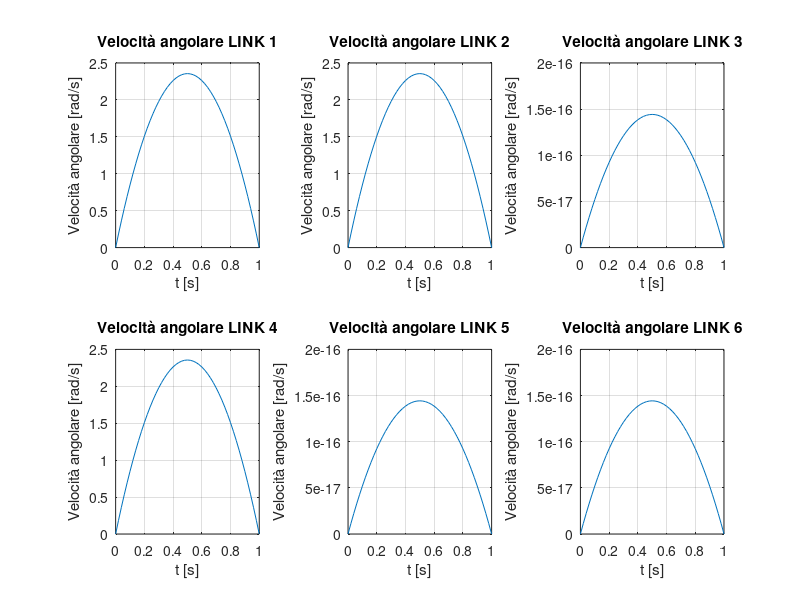
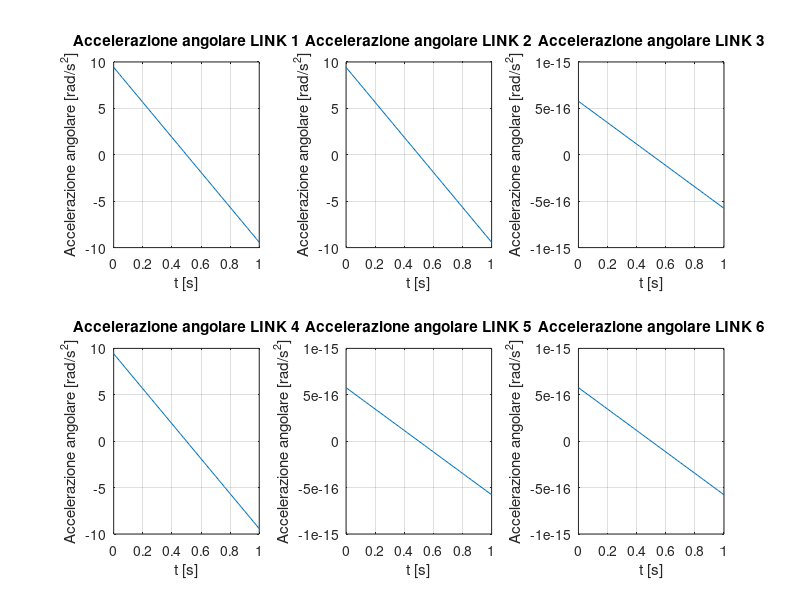
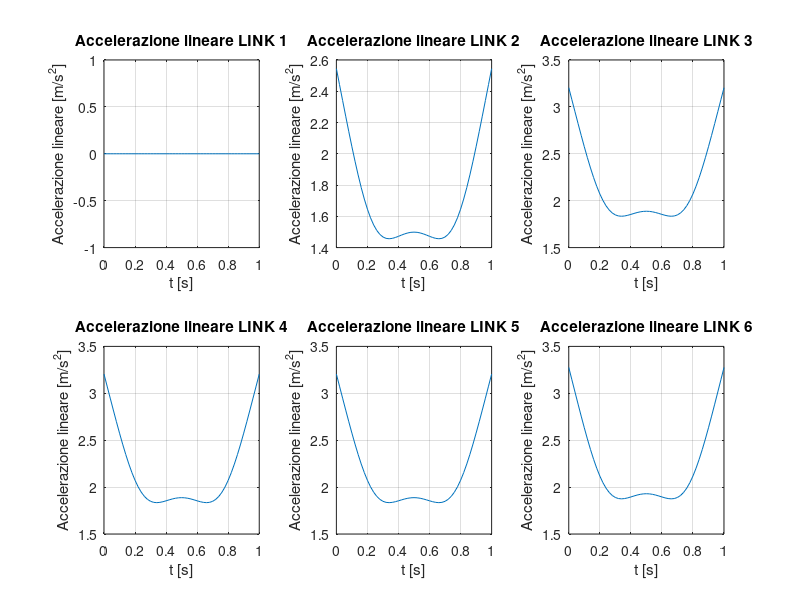
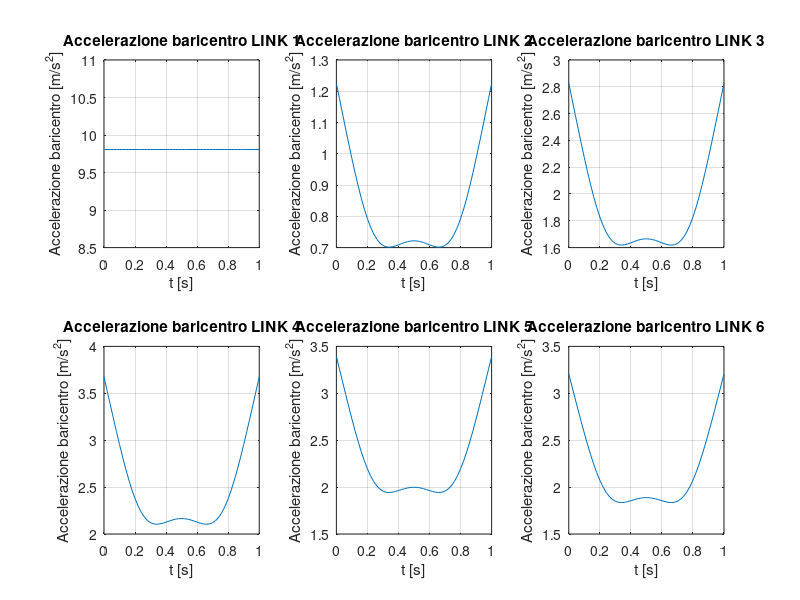

Write the MATLAB code that produced these figures, in order.
% Analisi Dinamica Robot ABB IRB 120 (6 DOF) con metodo Ricorsivo di
% Newton-Euler

clear all
close all
clc

%impostazione del sistema lineare
th_in = [0, 0, 0, 0, pi/2, 0];   
th_fin = [pi/2, pi/6, -pi/6, 0, pi/2, 0];

%VELOCITA' INIZIALI dei motori
th_p_in = [0 0 0 0 0 0];
th_p_fin = [0 0 0 0 0 0];

t_ = [0 1]; 
tstep = 0.02;
ncicli = (t_(2)/tstep)+1;

for i=1:1:6
    %matrice dei coefficienti
    A = [1  t_(1,1)  t_(1,1)^2  t_(1,1)^3;
         1  t_(1,2)  t_(1,2)^2  t_(1,2)^3;
         0  1        2*t_(1,1)  3*t_(1,1)^2;
         0  1        2*t_(1,2)  3*t_(1,2)^2];

    %vettore dei termini noti
    B = [th_in(1,i); th_fin(1,i); th_p_in(1,i); th_p_fin(1,i)];	
    a=inv(A);
    x{i}=a*B;
    a0(i)=x{i}(1);
    a1(i)=x{i}(2);
    a2(i)=x{i}(3);
    a3(i)=x{i}(4);
end

%sistema di riferimento H, solidale all'elemento terminale (end effector)
alpha_h=0; %[deg]
a_h=0; %[m]
d_h=0; %[m]

%Parametri Denavit&Hartemberg
d = [0.29 0 0 0.302 0 0.072];          %[m] LINK OFFSET, distanza tra x_i e x_i+1 misurata lungo z_i+1      
a = [0 0.27 0.07 0 0 0];               %[m] LINK LENGHT, distanza tra l'asse z_i e z_i+1 misurata lungo x_i
alpha = [-pi/2 0 -pi/2 pi/2 -pi/2 0];  %[deg] TWIST ANGLE, angolo tra l'asse z_i e z_i+1 ruotando intorno a x_i

%Funzioni spostamento , velocità ed accelerazione dei motori
c = 0;
for n = 1:6
    for t = t_(1):tstep:t_(2)
        c = c+1;
        theta = a0(n) + a1(n)*t + a2(n)*t^2 + a3(n)*t^3;
        theta_punto = a1(n) + 2*a2(n)*t + 3*a3(n)*t^2;
        theta_2_punti = 2*a2(n) + 6*a3(n)*t;
        
        th(c,n) = theta; %spostamento
        th_p(c,n) = theta_punto; %velocità
        th_2p(c,n) = theta_2_punti; %accelerazione
    end
end

%Matrici di trasformazione Ti-1,i
for j=1:6
    for i=1:ncicli
        T{i,j}=  [       cos(th(i,j))                     -sin(th(i,j))                      0                      a(j)
                   sin(th(i,j))*cos(alpha(j))       cos(th(i,j))*cos(alpha(j))        -sin(alpha(j))          -sin(alpha(j))*d(j)
                   sin(th(i,j))*sin(alpha(j))       cos(th(i,j))*sin(alpha(j))         cos(alpha(j))           cos(alpha(j))*d(j)
                              0                                 0                            0                        1             ];
    end
end


%Estrapolazione della matrice di Rotazione Ri,i+1 da quella di Trasformazione Ti-1,i (DA USARE PER L'EQUAZIONI DI EQUILIBRIO)
for i=1:1:ncicli
    R{i,1}=T{i,1}(1:3,1:3); %R01
    R{i,2}=T{i,2}(1:3,1:3); %R12
    R{i,3}=T{i,3}(1:3,1:3); %R23
    R{i,4}=T{i,4}(1:3,1:3); %R34
    R{i,5}=T{i,5}(1:3,1:3); %R45
    R{i,6}=T{i,6}(1:3,1:3); %R56
end

%Matrice di Rotazione Ri+1,i(DA USARE PER L'EQUAZIONI DI VELOCITA' ED ACCELERAZIONE), ne eseguo la trasposta
for i=1:1:ncicli
    Rt{i,1}=R{i,1}'; %R10
    Rt{i,2}=R{i,2}'; %R21
    Rt{i,3}=R{i,3}'; %R32
    Rt{i,4}=R{i,4}'; %R43
    Rt{i,5}=R{i,5}'; %R54
    Rt{i,6}=R{i,6}'; %R65
end

%Estrapolazione dei vettori posizione (dei motori) dalla matrice di Trasformazione
for i=1:1:ncicli
    P{i,1}=T{i,1}(1:3,4); %P01 [m]
    P{i,2}=T{i,2}(1:3,4); %P12 [m]
    P{i,3}=T{i,3}(1:3,4); %P23 [m]
    P{i,4}=T{i,4}(1:3,4); %P34 [m]
    P{i,5}=T{i,5}(1:3,4); %P45 [m]
    P{i,6}=T{i,6}(1:3,4); %P56 [m]
end

%Vettori posizione del Baricentro usando come sistema di riferimento quello baricentrico
PG = cell(1,6);
PG{1} = [0; -0.02; 0.1];   % Baricentro Link 1 (Base rotante): spostato leggermente lungo Z
PG{2} = [0.13; 0; 0.05];   % Baricentro Link 2 (Braccio inferiore): a circa metà lunghezza (0.27m)
PG{3} = [0.03; 0; 0.05];   % Baricentro Link 3 (Gomito/Braccio superiore)
PG{4} = [0.05; 0; 0];      % Baricentro Link 4 (Avambraccio rotante)
PG{5} = [0.02; 0; 0];      % Baricentro Link 5 (Polso)
PG{6} = [0; 0; 0.01];      % Baricentro Link 6 (Flangia): praticamente sull'asse


% --> ANALISI CINEMATICA
g = [0;0;-9.807]; %accelerazione di gravità
v_ang_in = [0;0;0]; %velocità angolare iniziale (ne scrivo 3, così ho tutte matrici con numero di righe uniformi a Rt, P, PG, th, th_p, th_2p)
a_lin_in = [0;0;0]; %accelerazione lineare iniziale (ne scrivo 3, così ho tutte matrici con numero di righe uniformi a Rt, P, PG, th, th_p, th_2p)
a_ang_in = [0;0;0]; %accelerazione angolare iniziale (ne scrivo 3, così ho tutte matrici con numero di righe uniformi a Rt, P, PG, th, th_p, th_2p)
Z = [0;0;1]; %Versore lungo Z

for j=1:1:6  %outward iteration
    for i=1:1:ncicli
        if j==1
            v_ang{i,j} = Rt{i,j}*v_ang_in+th_p(i,j)*Z; %velocità angolare OMEGA
            a_ang{i,j} = Rt{i,j}*a_ang_in+th_2p(i,j)*Z+cross(Rt{i,j}*v_ang_in,th_p(i,j)*Z); %accelerazione angolare OMEGA_PUNTO 
            a_lin{i,j} = Rt{i,j}*(cross(a_ang_in,P{i,j})+cross(v_ang_in,cross(v_ang_in,P{i,j}))+a_lin_in); %accelerazione lineare V_PUNTO
            a_bar{i,j} = cross(a_ang_in,PG{j})+cross(v_ang_in,cross(v_ang_in,PG{j}))+a_lin_in+g; %accelerazione nel baricentro V_PUNTO_G
        else
            v_ang{i,j} = Rt{i,j}*v_ang{i,j-1}+th_p(i,j)*Z; %velocità angolare OMEGA
            a_ang{i,j} = Rt{i,j}*a_ang{i,j-1}+th_2p(i,j)*Z+cross(Rt{i,j}*v_ang{i,j-1},th_p(i,j)*Z);%accelerazione angolare OMEGA_PUNTO
            a_lin{i,j} = Rt{i,j}*(cross(a_ang{i,j-1},P{i,j})+cross(v_ang{i,j-1},cross(v_ang{i,j-1},P{i,j}))+a_lin{i,j-1}); %accelerazione lineare V_PUNTO
            a_bar{i,j} = cross(a_ang{i,j-1},PG{j})+cross(v_ang{i,j-1},cross(v_ang{i,j-1},PG{j}))+a_lin{i,j-1}; %accelerazione nel baricentro V_PUNTO_G
        end
    end
end


% --> DETERMINAZIONE DELLE FORZE E MOMENTI D'INERZIA
%Matrici dei momenti d'inerzia [kg*m^2]
I = cell(1,6);
% Link 1
I{1} = [0.014   0       0; 
        0       0.014   0; 
        0       0       0.010]; 
% Link 2
I{2} = [0.06   0       0; 
        0       0.041   0; 
        0       0       0.025]; 
% Link 3
I{3} = [0.008   0       0; 
        0       0.016   0; 
        0       0       0.012]; 
% Link 4
I{4} = [0.002   0       0; 
        0       0.004   0; 
        0       0       0.005]; 
% Link 5
I{5} = [0.0004  0       0; 
        0       0.0008  0; 
        0       0       0.0008]; 
% Link 6
I{6} = [0.001  0       0; 
        0       0.001  0; 
        0       0       0.001];

  
%Masse dei motori + link
M = [3.06, 3.90, 2.94, 1.32, 0.54, 0.13]; %[Kg]

for j=1:1:6
    for i=1:1:ncicli
        F_in{i,j}=-M(1,j)*a_bar{i,j}; %Forze d'inerzia
        N_in{i,j}=I{j}*a_ang{i,j}+cross(v_ang{i,j},(I{j}*v_ang{i,j})); %Momenti d'inerzia
    end
end

% EQUAZIONI DI EQUILIBRIO
F_est=[0;0;2.943]; %P = m * g = 0.3kg * 9.81 m/s^2 = 2.94 N.
N_est=[0;0;0];

for j=6:-1:1 %inward iteration
    for i=1:1:ncicli
        if j==6
            F{i,j} = R{i,j}*F_est+F_in{i,j}; %Equazione di equilibrio delle forze
            N{i,j} = R{i,j}*N_est+cross(P{i,j},(R{i,j}*F_est))+N_in{i,j}+cross(PG{j},F_in{i,j}); %Equazione di equilibrio dei momenti
        else
            F{i,j} = R{i,j}*F{i,j+1}+F_in{i,j}; %Equazione di equilibrio delle forze
            N{i,j} = R{i,j}*N{i,j+1}+cross(P{i,j},(R{i,j}*F{i,j+1}))+N_in{i,j}+cross(PG{j},F_in{i,j}); %Equazione di equilibrio dei momenti
        end
    end
end


%%%%%%%%%%%%%%


% --> PLOT dei Risultati
k=0;
for i=t_(1):tstep:t_(2)
    k=k+1;
    tempo(k)=i;
end

%MODULI DEI VETTORI
for j=1:1:6
    for i=1:1:ncicli
        A_LIN(i,j)=sqrt(a_lin{i,j}(1)^2+a_lin{i,j}(2)^2+a_lin{i,j}(3)^2); %Accelerazione lineare
        A_BAR(i,j)=sqrt(a_bar{i,j}(1)^2+a_bar{i,j}(2)^2+a_bar{i,j}(3)^2); %Accelerazione baricentro
        F_IN(i,j)=sqrt(F_in{i,j}(1)^2+F_in{i,j}(2)^2+F_in{i,j}(3)^2); %Forze d'inerzia
        N_IN(i,j)=sqrt(N_in{i,j}(1)^2+N_in{i,j}(2)^2+N_in{i,j}(3)^2); %Momento d'inerzia
        F_EQ(i,j)=sqrt(F{i,j}(1)^2+F{i,j}(2)^2+F{i,j}(3)^2); %Equilibrio delle forze
        N_EQ(i,j)=sqrt(N{i,j}(1)^2+N{i,j}(2)^2+N{i,j}(3)^2); %Equilibrio dei momenti
    end
end

%GRAFICI VELOCITA' ANGOLARI
for i=1:1:ncicli
    v_angolare1(i)=v_ang{i,1}(3,1);
    v_angolare2(i)=v_ang{i,2}(3,1);
    v_angolare3(i)=v_ang{i,3}(3,1);
    v_angolare4(i)=v_ang{i,4}(3,1);
    v_angolare5(i)=v_ang{i,5}(3,1);
    v_angolare6(i)=v_ang{i,6}(3,1);
end

figure(1);
subplot(2,3,1)
plot(tempo,v_angolare1); %velocità angolare 1
grid on
title('Velocità angolare LINK 1')
xlabel('t [s]')
ylabel('Velocità angolare [rad/s]')

subplot(2,3,2);
plot(tempo,v_angolare2) %velocità angolare 2
grid on
title('Velocità angolare LINK 2')
xlabel('t [s]')
ylabel('Velocità angolare [rad/s]')

subplot(2,3,3);
plot(tempo,v_angolare3) %velocità angolare 3
grid on
title('Velocità angolare LINK 3')
xlabel('t [s]')
ylabel('Velocità angolare [rad/s]')

subplot(2,3,4);
plot(tempo,v_angolare4) %velocità angolare 4
grid on
title('Velocità angolare LINK 4')
xlabel('t [s]')
ylabel('Velocità angolare [rad/s]')

subplot(2,3,5);
plot(tempo,v_angolare5) %velocità angolare 5
grid on
title('Velocità angolare LINK 5')
xlabel('t [s]')
ylabel('Velocità angolare [rad/s]')

subplot(2,3,6);
plot(tempo,v_angolare6) %velocità angolare 6
grid on
title('Velocità angolare LINK 6')
xlabel('t [s]')
ylabel('Velocità angolare [rad/s]')

%GRAFICI ACCELERAZIONI ANGOLARI
for i=1:1:ncicli
    a_angolare1(i)=a_ang{i,1}(3,1);
    a_angolare2(i)=a_ang{i,2}(3,1);
    a_angolare3(i)=a_ang{i,3}(3,1);
    a_angolare4(i)=a_ang{i,4}(3,1);
    a_angolare5(i)=a_ang{i,5}(3,1);
    a_angolare6(i)=a_ang{i,6}(3,1);
end

figure(2);
subplot(2,3,1);
plot(tempo,a_angolare1) %accelerazione angolare 1
grid on
title('Accelerazione angolare LINK 1')
xlabel('t [s]')
ylabel('Accelerazione angolare [rad/s^2]')

subplot(2,3,2);
plot(tempo,a_angolare2) %accelerazione angolare 2
grid on
title('Accelerazione angolare LINK 2')
xlabel('t [s]')
ylabel('Accelerazione angolare [rad/s^2]')

subplot(2,3,3);
plot(tempo,a_angolare3) %accelerazione angolare 3
grid on
title('Accelerazione angolare LINK 3')
xlabel('t [s]')
ylabel('Accelerazione angolare [rad/s^2]')

subplot(2,3,4);
plot(tempo,a_angolare4) %accelerazione angolare 4
grid on
title('Accelerazione angolare LINK 4')
xlabel('t [s]')
ylabel('Accelerazione angolare [rad/s^2]')

subplot(2,3,5);
plot(tempo,a_angolare5) %accelerazione angolare 5
grid on
title('Accelerazione angolare LINK 5')
xlabel('t [s]')
ylabel('Accelerazione angolare [rad/s^2]')

subplot(2,3,6);
plot(tempo,a_angolare6) %accelerazione angolare 6
grid on
title('Accelerazione angolare LINK 6')
xlabel('t [s]')
ylabel('Accelerazione angolare [rad/s^2]')

%GRAFICI ACCELERAZIONI LINEARI
for i=1:1:ncicli
    a_lineare1(i)=A_LIN(i,1);
    a_lineare2(i)=A_LIN(i,2);
    a_lineare3(i)=A_LIN(i,3);
    a_lineare4(i)=A_LIN(i,4);
    a_lineare5(i)=A_LIN(i,5);
    a_lineare6(i)=A_LIN(i,6);
end

figure(3);
subplot(2,3,1);
plot(tempo,a_lineare1) %accelerazione lineare 1
grid on
title('Accelerazione lineare LINK 1')
xlabel('t [s]')
ylabel('Accelerazione lineare [m/s^2]')

subplot(2,3,2);
plot(tempo,a_lineare2) %accelerazione lineare 2
grid on
title('Accelerazione lineare LINK 2')
xlabel('t [s]')
ylabel('Accelerazione lineare [m/s^2]')

subplot(2,3,3);
plot(tempo,a_lineare3) %accelerazione lineare 3
grid on
title('Accelerazione lineare LINK 3')
xlabel('t [s]')
ylabel('Accelerazione lineare [m/s^2]')

subplot(2,3,4);
plot(tempo,a_lineare4) %accelerazione lineare 4
grid on
title('Accelerazione lineare LINK 4')
xlabel('t [s]')
ylabel('Accelerazione lineare [m/s^2]')

subplot(2,3,5);
plot(tempo,a_lineare5) %accelerazione lineare 5
grid on
title('Accelerazione lineare LINK 5')
xlabel('t [s]')
ylabel('Accelerazione lineare [m/s^2]')

subplot(2,3,6);
plot(tempo,a_lineare6) %accelerazione lineare 6
grid on
title('Accelerazione lineare LINK 6')
xlabel('t [s]')
ylabel('Accelerazione lineare [m/s^2]')


%GRAFICI ACCELERAZIONI NEL BARICENTRO
for i=1:1:ncicli
    a_baricentro1(i)=A_BAR(i,1);
    a_baricentro2(i)=A_BAR(i,2);
    a_baricentro3(i)=A_BAR(i,3);
    a_baricentro4(i)=A_BAR(i,4);
    a_baricentro5(i)=A_BAR(i,5);
    a_baricentro6(i)=A_BAR(i,6);
end

figure(4);
subplot(2,3,1);
plot(tempo,a_baricentro1) %accelerazione baricentro 1
grid on
title('Accelerazione baricentro LINK 1')
xlabel('t [s]')
ylabel('Accelerazione baricentro [m/s^2]')

subplot(2,3,2);
plot(tempo,a_baricentro2) %accelerazione baricentro 2
grid on
title('Accelerazione baricentro LINK 2')
xlabel('t [s]')
ylabel('Accelerazione baricentro [m/s^2]')

subplot(2,3,3);
plot(tempo,a_baricentro3) %accelerazione baricentro 3
grid on
title('Accelerazione baricentro LINK 3')
xlabel('t [s]')
ylabel('Accelerazione baricentro [m/s^2]')

subplot(2,3,4);
plot(tempo,a_baricentro4) %accelerazione baricentro 4
grid on
title('Accelerazione baricentro LINK 4')
xlabel('t [s]')
ylabel('Accelerazione baricentro [m/s^2]')

subplot(2,3,5);
plot(tempo,a_baricentro5) %accelerazione baricentro 5
grid on
title('Accelerazione baricentro LINK 5')
xlabel('t [s]')
ylabel('Accelerazione baricentro [m/s^2]')

subplot(2,3,6);
plot(tempo,a_baricentro6) %accelerazione baricentro 6
grid on
title('Accelerazione baricentro LINK 6')
xlabel('t [s]')
ylabel('Accelerazione baricentro [m/s^2]')


%GRAFICI FORZE E MOMENTI

%FORZE D'INERZIA
for i=1:1:ncicli
    f_inerzia1(i)=F_IN(i,1);
    f_inerzia2(i)=F_IN(i,2);
    f_inerzia3(i)=F_IN(i,3);
    f_inerzia4(i)=F_IN(i,4);
    f_inerzia5(i)=F_IN(i,5);
    f_inerzia6(i)=F_IN(i,6);
end

figure(5);
subplot(2,3,1);
plot(tempo,f_inerzia1) %forza d'inerzia 1
grid on
title('Forza inerzia LINK 1')
xlabel('t [s]')
ylabel('Forza inerzia [N]')

subplot(2,3,2);
plot(tempo,f_inerzia2) %forza d'inerzia 2
grid on
title('Forza inerzia LINK 2')
xlabel('t [s]')
ylabel('Forza inerzia [N]')

subplot(2,3,3);
plot(tempo,f_inerzia3) %forza d'inerzia 3
grid on
title('Forza inerzia LINK 3')
xlabel('t [s]')
ylabel('Forza inerzia [N]')

subplot(2,3,4);
plot(tempo,f_inerzia4) %forza d'inerzia 4
grid on
title('Forza inerzia LINK 4')
xlabel('t [s]')
ylabel('Forza inerzia [N]')

subplot(2,3,5);
plot(tempo,f_inerzia5) %forza d'inerzia 5
grid on
title('Forza inerzia LINK 5')
xlabel('t [s]')
ylabel('Forza inerzia [N]')

subplot(2,3,6);
plot(tempo,f_inerzia6) %forza d'inerzia 6
grid on
title('Forza inerzia LINK 6')
xlabel('t [s]')
ylabel('Forza inerzia [N]')

%MOMENTI D'INERZIA
for i=1:1:ncicli
    n_inerzia1(i)=N_IN(i,1);
    n_inerzia2(i)=N_IN(i,2);
    n_inerzia3(i)=N_IN(i,3);
    n_inerzia4(i)=N_IN(i,4);
    n_inerzia5(i)=N_IN(i,5);
    n_inerzia6(i)=N_IN(i,6);
end

figure(6);
subplot(2,3,1);
plot(tempo,n_inerzia1) %momento d'inerzia 1
grid on
title('Momento inerzia LINK 1')
xlabel('t [s]')
ylabel('Momento inerzia [Kg*m^2]')

subplot(2,3,2);
plot(tempo,n_inerzia2) %momento d'inerzia 2
grid on
title('Momento inerzia LINK 2')
xlabel('t [s]')
ylabel('Momento inerzia [Kg*m^2]')

subplot(2,3,3);
plot(tempo,n_inerzia3) %momento d'inerzia 3
grid on
title('Momento inerzia LINK 3')
xlabel('t [s]')
ylabel('Momento inerzia [Kg*m^2]')

subplot(2,3,4);
plot(tempo,n_inerzia4) %momento d'inerzia 4
grid on
title('Momento inerzia LINK 4')
xlabel('t [s]')
ylabel('Momento inerzia [Kg*m^2]')

subplot(2,3,5);
plot(tempo,n_inerzia5) %momento d'inerzia 5
grid on
title('Momento inerzia LINK 5')
xlabel('t [s]')
ylabel('Momento inerzia [Kg*m^2]')

subplot(2,3,6);
plot(tempo,n_inerzia6) %momento d'inerzia 6
grid on
title('Momento inerzia LINK 6')
xlabel('t [s]')
ylabel('Momento inerzia [Kg*m^2]')


%EQUILIBRIO DELLE FORZE
for i=1:1:ncicli
    f_eq1(i)=F_EQ(i,1);
    f_eq2(i)=F_EQ(i,2);
    f_eq3(i)=F_EQ(i,3);
    f_eq4(i)=F_EQ(i,4);
    f_eq5(i)=F_EQ(i,5);
    f_eq6(i)=F_EQ(i,6);
end

figure(7);
subplot(2,3,1);
plot(tempo,f_eq1) %forza 1
grid on
title('Forza LINK 1')
xlabel('t [s]')
ylabel('Forza [N]')

subplot(2,3,2);
plot(tempo,f_eq2) %forza 2
grid on
title('Forza LINK 2')
xlabel('t [s]')
ylabel('Forza [N]')

subplot(2,3,3);
plot(tempo,f_eq3) %forza 3
grid on
title('Forza LINK 3')
xlabel('t [s]')
ylabel('Forza [N]')

subplot(2,3,4);
plot(tempo,f_eq4) %forza 4
grid on
title('Forza LINK 4')
xlabel('t [s]')
ylabel('Forza [N]')

subplot(2,3,5);
plot(tempo,f_eq5) %forza 5
grid on
title('Forza LINK 5')
xlabel('t [s]')
ylabel('Forza [N]')

subplot(2,3,6);
plot(tempo,f_eq6) %forza 6
grid on
title('Forza LINK 6')
xlabel('t [s]')
ylabel('Forza [N]')


%EQUILIBRIO DEI MOMENTI
for i=1:1:ncicli
    n_eq1(i)=N_EQ(i,1);
    n_eq2(i)=N_EQ(i,2);
    n_eq3(i)=N_EQ(i,3);
    n_eq4(i)=N_EQ(i,4);
    n_eq5(i)=N_EQ(i,5);
    n_eq6(i)=N_EQ(i,6);
end

figure(8);
subplot(2,3,1);
plot(tempo,n_eq1) %momento di equilibrio 1
grid on
title('Momento LINK 1')
xlabel('t [s]')
ylabel('Momento [N*m]')

subplot(2,3,2);
plot(tempo,n_eq2) %momento di equilibrio 2
grid on
title('Momento LINK 2')
xlabel('t [s]')
ylabel('Momento [N*m]')

subplot(2,3,3);
plot(tempo,n_eq3) %momento di equilibrio 3
grid on
title('Momento LINK 3')
xlabel('t [s]')
ylabel('Momento [N*m]')

subplot(2,3,4);
plot(tempo,n_eq4) %momento di equilibrio 4
grid on
title('Momento LINK 4')
xlabel('t [s]')
ylabel('Momento [N*m]')

subplot(2,3,5);
plot(tempo,n_eq5) %momento di equilibrio 5
grid on
title('Momento LINK 5')
xlabel('t [s]')
ylabel('Momento [N*m]')

subplot(2,3,6);
plot(tempo,n_eq6) %momento di equilibrio 6
grid on
title('Momento LINK 6')
xlabel('t [s]')
ylabel('Momento [N*m]')

%COPPIE DEI MOTORI
for i=1:1:ncicli
    tau1(i,1)=N{i,1}(3,1); %Coppie link 1
    tau2(i,1)=N{i,2}(3,1); %Coppie link 2
    tau3(i,1)=N{i,3}(3,1); %Coppie link 3
    tau4(i,1)=N{i,4}(3,1); %Coppie link 4
    tau5(i,1)=N{i,5}(3,1); %Coppie link 5
    tau6(i,1)=N{i,6}(3,1); %Coppie link 6
end

figure(9);
subplot(2,3,1);
plot(tempo,tau1) %coppia motore 1
grid on
title('Coppia Motore 1')
xlabel('t [s]')
ylabel('Coppia [N*m]')

subplot(2,3,2);
plot(tempo,tau2) %coppia motore 2
grid on
title('Coppia Motore 2')
xlabel('t [s]')
ylabel('Coppia [N*m]')

subplot(2,3,3);
plot(tempo,tau3) %coppia motore 3
grid on
title('Coppia Motore 3')
xlabel('t [s]')
ylabel('Coppia [N*m]')

subplot(2,3,4);
plot(tempo,tau4) %coppia motore 4
grid on
title('Coppia Motore 4')
xlabel('t [s]')
ylabel('Coppia [N*m]')

subplot(2,3,5);
plot(tempo,tau5) %coppia motore 5
grid on
title('Coppia Motore 5')
xlabel('t [s]')
ylabel('Coppia [N*m]')

subplot(2,3,6);
plot(tempo,tau6) %coppia motore 6
grid on
title('Coppia Motore 6')
xlabel('t [s]')
ylabel('Coppia [N*m]')
